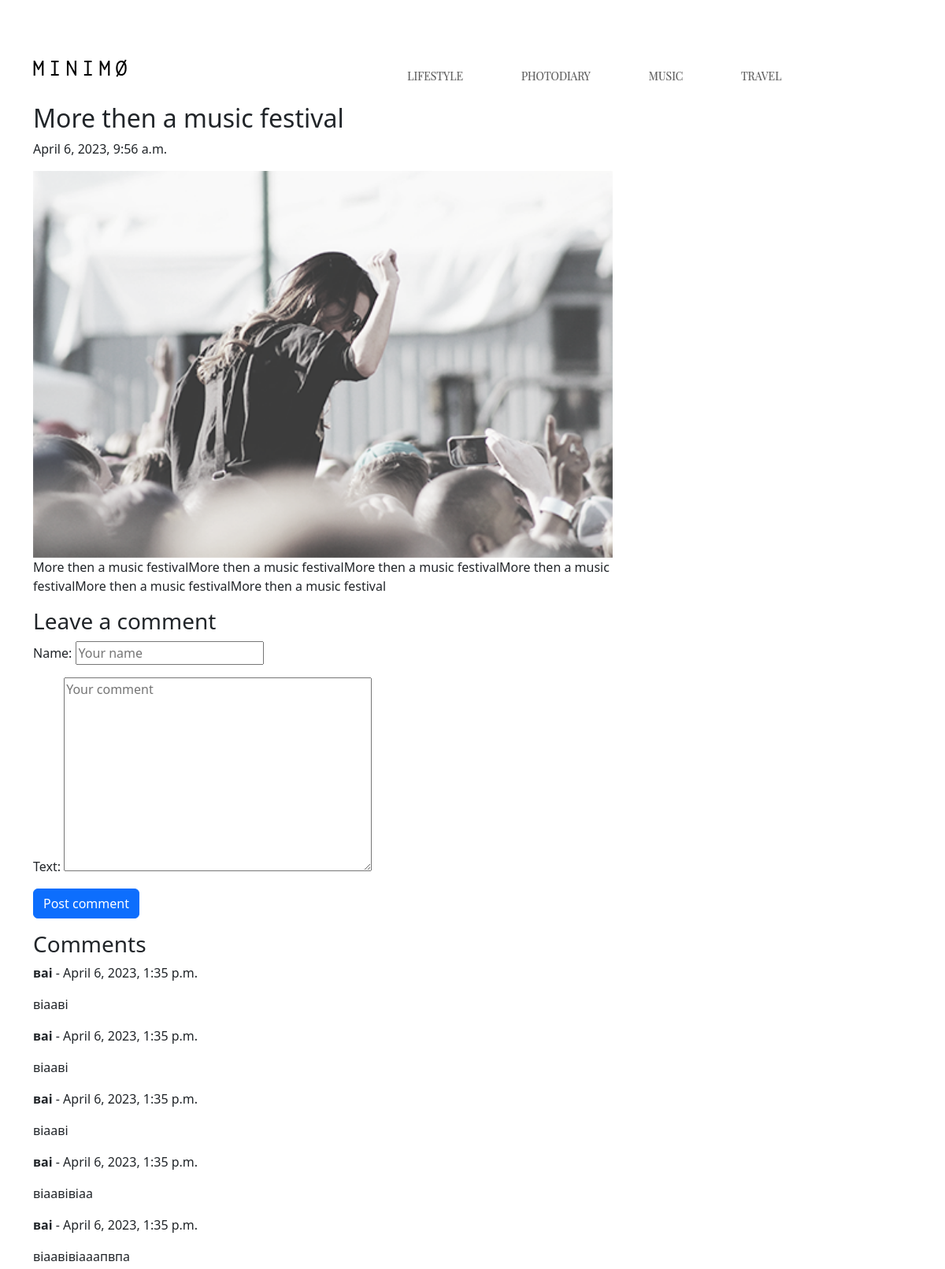
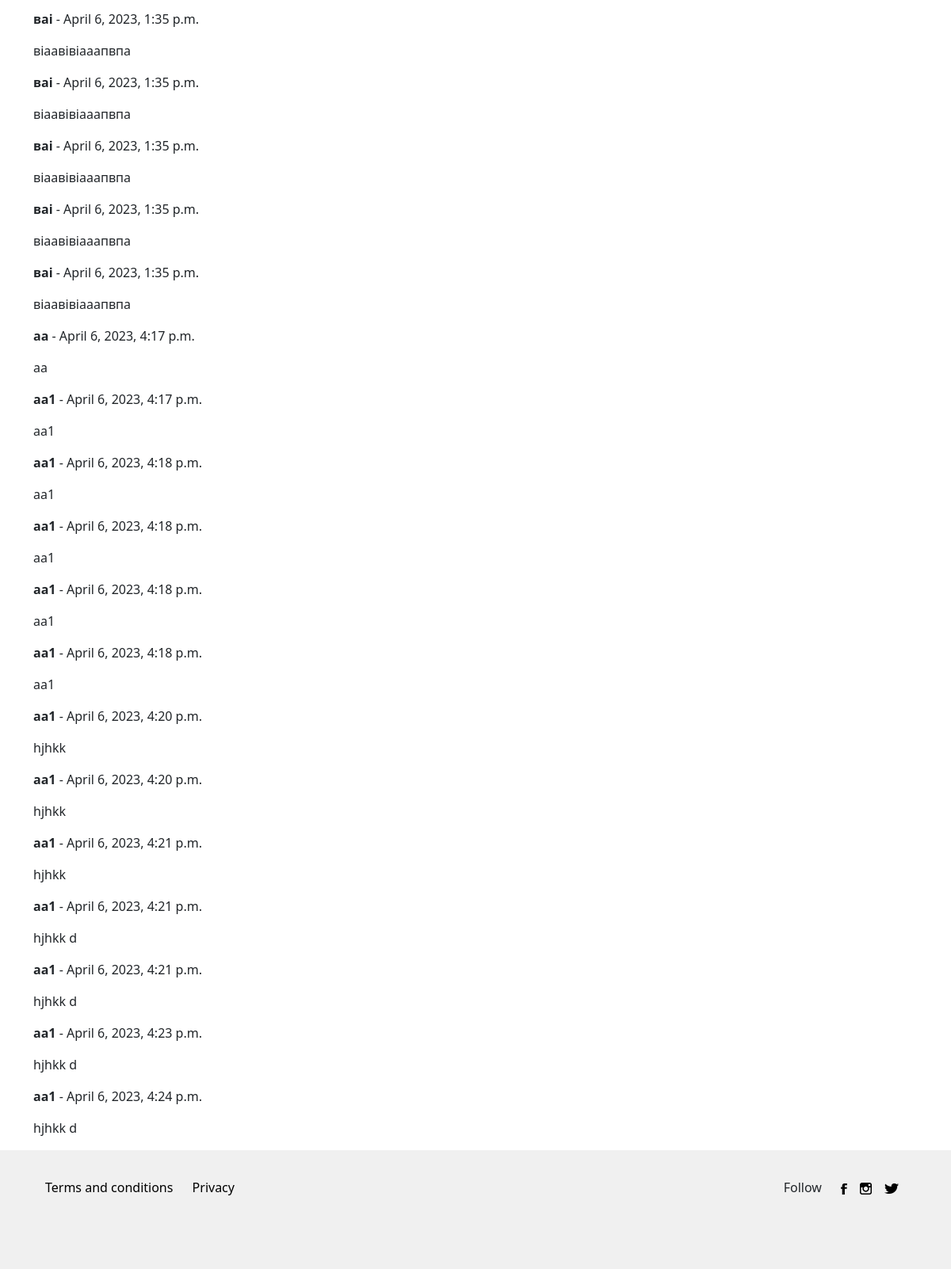
Page /19/ on the committed database (2 pictures, top to bottom).
### blog/models.py (models this page shows)
class Post(models.Model):
    image = models.ImageField(upload_to='blog/static/posts/')
    title = models.CharField(max_length=200)
    pub_date = models.DateTimeField('date published')
    short_text = models.TextField()
    full_text = models.TextField()
    objects = models.Manager()

class Comment(models.Model):
    name = models.CharField(max_length=100)
    post = models.ForeignKey(Post, on_delete=models.CASCADE)
    text = models.TextField()
    pub_date = models.DateTimeField('date published', default=timezone.now)
    objects = models.Manager()

### blog/views.py (the view)
# urls.py: path('<int:pk>/', views.post_detail, name='post_detail'),
def post_detail(request, pk):
    post = get_object_or_404(Post, pk=pk)
    if request.method == 'POST':
        form = CommentForm(request.POST)
        if form.is_valid():
            comment = form.save(commit=False)
            comment.post = post
            comment.save()
    else:
        form = CommentForm()
    return render(request, 'post.html', {'post': post, 'form': form})

### blog/forms.py
class CommentForm(forms.ModelForm):
    class Meta:
        model = Comment
        fields = ('name', 'text')
        widgets = {
            'name': forms.TextInput(attrs={'placeholder': 'Your name'}),
            'text': forms.Textarea(attrs={'placeholder': 'Your comment'}),
        }

### blog/templates/post.html (shortened to what this page needs)
{% extends 'base.html' %}{% load static %}
{% block content %}
<div class="container">
    <div class="row">
        <div class="col-md-8">
            <h2>{{ post.title }}</h2>
            <p>{{ post.pub_date }}</p>
          <img src="{% static '' %}{{ post.image.url|cut:'/blog/static/' }}" alt="{{ post.title }}" width="100%">
            <p>{{ post.full_text }}</p>
        </div>
    </div>
</div>
    <div class="container">
    <div class="comment-form">
        <h3>Leave a comment</h3>
        <form method="post">
            {{ form.as_p }}
            <button type="submit" class="btn btn-primary">Post comment</button>
        </form>
    </div>
    <div class="comments">
        <h3>Comments</h3>
        {% for comment in post.comment_set.all %}
        <div class="comment">
            <p><strong>{{ comment.name }}</strong> - {{ comment.pub_date }}</p>
            <p>{{ comment.text }}</p>
        </div>
        {% empty %}
        <p>No comments yet.</p>
        {% endfor %}
    </div></div>
{% endblock %}

### rows in the picture
Post: title "More then a music festival", pub_date "April 6, 2023, 9:56 a.m.", image (picture), full_text "More then a music festivalMore then a music festivalMore then a music festivalMore then a music festivalMore then a music festivalMore then a music festival"
Comment: name "ваі", pub_date "April 6, 2023, 1:35 p.m.", text "віааві"
Comment: name "ваі", pub_date "April 6, 2023, 1:35 p.m.", text "віааві"
Comment: name "ваі", pub_date "April 6, 2023, 1:35 p.m.", text "віааві"
Comment: name "ваі", pub_date "April 6, 2023, 1:35 p.m.", text "віаавівіаа"
Comment: name "ваі", pub_date "April 6, 2023, 1:35 p.m.", text "віаавівіааапвпа"
Comment: name "ваі", pub_date "April 6, 2023, 1:35 p.m.", text "віаавівіааапвпа"
Comment: name "ваі", pub_date "April 6, 2023, 1:35 p.m.", text "віаавівіааапвпа"
Comment: name "ваі", pub_date "April 6, 2023, 1:35 p.m.", text "віаавівіааапвпа"
Comment: name "ваі", pub_date "April 6, 2023, 1:35 p.m.", text "віаавівіааапвпа"
Comment: name "ваі", pub_date "April 6, 2023, 1:35 p.m.", text "віаавівіааапвпа"
Comment: name "aa", pub_date "April 6, 2023, 4:17 p.m.", text "aa"
Comment: name "aa1", pub_date "April 6, 2023, 4:17 p.m.", text "aa1"
Comment: name "aa1", pub_date "April 6, 2023, 4:18 p.m.", text "aa1"
Comment: name "aa1", pub_date "April 6, 2023, 4:18 p.m.", text "aa1"
Comment: name "aa1", pub_date "April 6, 2023, 4:18 p.m.", text "aa1"
Comment: name "aa1", pub_date "April 6, 2023, 4:18 p.m.", text "aa1"
Comment: name "aa1", pub_date "April 6, 2023, 4:20 p.m.", text "hjhkk"
Comment: name "aa1", pub_date "April 6, 2023, 4:20 p.m.", text "hjhkk"
Comment: name "aa1", pub_date "April 6, 2023, 4:21 p.m.", text "hjhkk"
Comment: name "aa1", pub_date "April 6, 2023, 4:21 p.m.", text "hjhkk d"
Comment: name "aa1", pub_date "April 6, 2023, 4:21 p.m.", text "hjhkk d"
Comment: name "aa1", pub_date "April 6, 2023, 4:23 p.m.", text "hjhkk d"
Comment: name "aa1", pub_date "April 6, 2023, 4:24 p.m.", text "hjhkk d"
